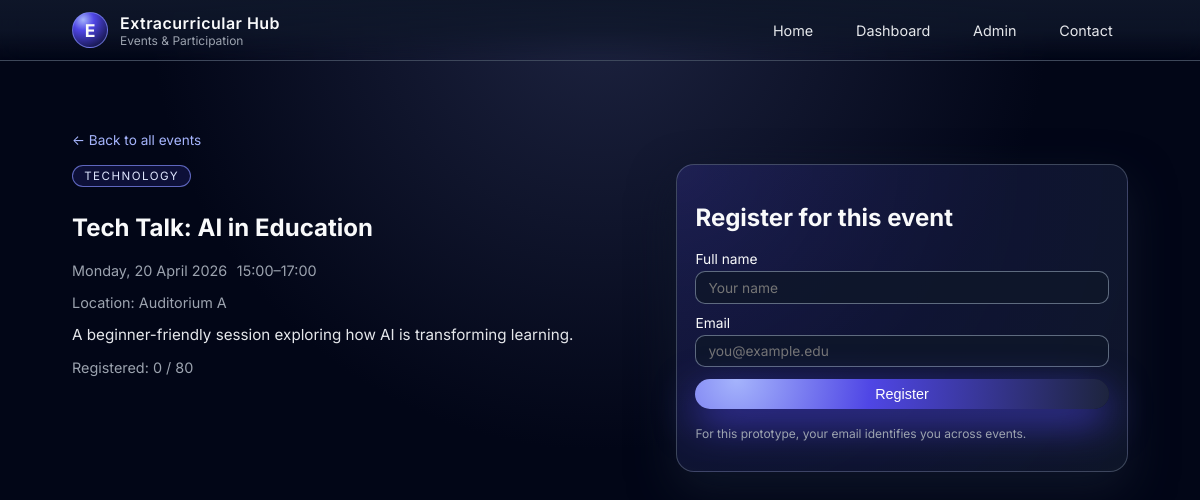
The page /events/1 on the database its author committed.
### app.py (models this page shows)
class Event(db.Model):
    id = db.Column(db.Integer, primary_key=True)
    title = db.Column(db.String(200), nullable=False)
    description = db.Column(db.Text, nullable=False)
    category = db.Column(db.String(80), nullable=True)
    location = db.Column(db.String(120), nullable=False)
    date = db.Column(db.Date, nullable=False)
    start_time = db.Column(db.Time, nullable=False)
    end_time = db.Column(db.Time, nullable=False)
    capacity = db.Column(db.Integer, nullable=True)
    registrations = db.relationship("Registration", back_populates="event", cascade="all, delete-orphan")

### app.py (the view)
@app.route("/events/<int:event_id>")
def event_detail(event_id):
    event = Event.query.get_or_404(event_id)
    return render_template("event_detail.html", event=event)

### event_detail.html (shortened to what this page needs)
{% extends "base.html" %}
{% block content %}
  <section class="section">
    <a href="{{ url_for('home') }}" class="back-link">← Back to all events</a>
    <div class="layout-two-column">
      <div>
        <span class="pill">{{ event.category or "General" }}</span>
        <h1>{{ event.title }}</h1>
        <p class="event-meta">
          <span>{{ event.date.strftime("%A, %d %B %Y") }}</span>
          <span>
            {{ event.start_time.strftime("%H:%M") }}–{{ event.end_time.strftime("%H:%M") }}
          </span>
        </p>
        <p class="event-meta">Location: {{ event.location }}</p>
        <p class="event-description">{{ event.description }}</p>
        <p class="event-meta">
          Registered:
          {{ event.registrations|length }}
          {% if event.capacity %}
            / {{ event.capacity }}
          {% endif %}
        </p>
      </div>
      <div class="card">
        <h2>Register for this event</h2>
        <form action="{{ url_for('register') }}" method="post" class="form">
          <label>
            Full name
            <input type="text" name="name" placeholder="Your name" required />
          </label>
          <label>
            Email
            <input type="email" name="email" placeholder="you@example.edu" required />
          </label>
          <button type="submit" class="primary-btn">Register</button>
          <p class="helper-text">
            For this prototype, your email identifies you across events.
          </p>
        </form>
      </div>
    </div>
  </section>
{% endblock %}

### static/css/styles.css (style rules this page uses)
:root { --bg: #050816; --bg-elevated: #0b1020; --bg-elevated-soft: #11162a; --accent: #4f46e5; --accent-soft: rgba(79, 70, 229, 0.16); --accent-strong: #6366f1; --text-main: #f9fafb; --text-muted: #a5b4fc; --border-subtle: rgba(148, 163, 184, 0.35); --danger: #f97373; --success: #34d399; --shadow-soft: 0 18px 45px rgba(15, 23, 42, 0.9); --radius-lg: 18px; --radius-pill: 999px; --blur: 18px; }
*, *::before, *::after { box-sizing: border-box; }
body { margin: 0; min-height: 100vh; font-family: 'Inter', system-ui, -apple-system, BlinkMacSystemFont, 'Segoe UI', sans-serif; color: var(--text-main); background: radial-gradient(circle at top, #1d2340 0, #020617 45%, #020617 100%); }
a { color: inherit; text-decoration: none; }
.section { margin-top: 2.75rem; }
.card { position: relative; background: radial-gradient( circle at top left, rgba(79, 70, 229, 0.2), rgba(15, 23, 42, 0.95) ); border-radius: var(--radius-lg); border: 1px solid var(--border-subtle); padding: 1.1rem 1.15rem; box-shadow: var(--shadow-soft); }
input, textarea, select { width: 100%; padding: 0.45rem 0.75rem; border-radius: 10px; border: 1px solid rgba(148, 163, 184, 0.6); background: rgba(15, 23, 42, 0.85); color: var(--text-main); font-family: inherit; font-size: 0.86rem; }
.primary-btn, .recommendation-form button { border-radius: var(--radius-pill); border: 0; padding: 0.45rem 1.25rem; font-size: 0.9rem; font-weight: 500; cursor: pointer; background: radial-gradient(circle at 10% 0, #a5b4fc, #4f46e5 36%, #1d243d 100%); color: white; box-shadow: 0 14px 40px rgba(79, 70, 229, 0.7); white-space: nowrap; }
.helper-text { margin-top: 0.4rem; font-size: 0.75rem; color: #9ca3af; }
.layout-two-column { display: grid; grid-template-columns: minmax(0, 1.4fr) minmax(0, 1.1fr); gap: 1.8rem; align-items: flex-start; }
.event-meta { font-size: 0.9rem; color: #9ca3af; display: flex; flex-wrap: wrap; gap: 0.6rem; }
.event-description { margin-top: 0.9rem; font-size: 0.95rem; color: #e5e7eb; }
.pill { display: inline-flex; align-items: center; padding: 0.2rem 0.7rem; font-size: 0.72rem; border-radius: var(--radius-pill); text-transform: uppercase; letter-spacing: 0.13em; border: 1px solid rgba(129, 140, 248, 0.7); background: rgba(79, 70, 229, 0.16); color: #e0e7ff; margin-bottom: 0.4rem; }
.back-link { display: inline-flex; align-items: center; font-size: 0.85rem; color: #a5b4fc; margin-bottom: 1rem; }
.form { display: flex; flex-direction: column; gap: 0.7rem; }
.form label { display: flex; flex-direction: column; gap: 0.25rem; font-size: 0.86rem; }

### rows shown on the page
Event: category "TECHNOLOGY", title "Tech Talk: AI in Education", date "Monday, 20 April 2026", start_time "15:00", end_time "17:00", location "Auditorium A", description "A beginner-friendly session exploring how AI is transforming learning.", capacity "80"

### other values the page prints
{{ event.registrations|length }} "0"
